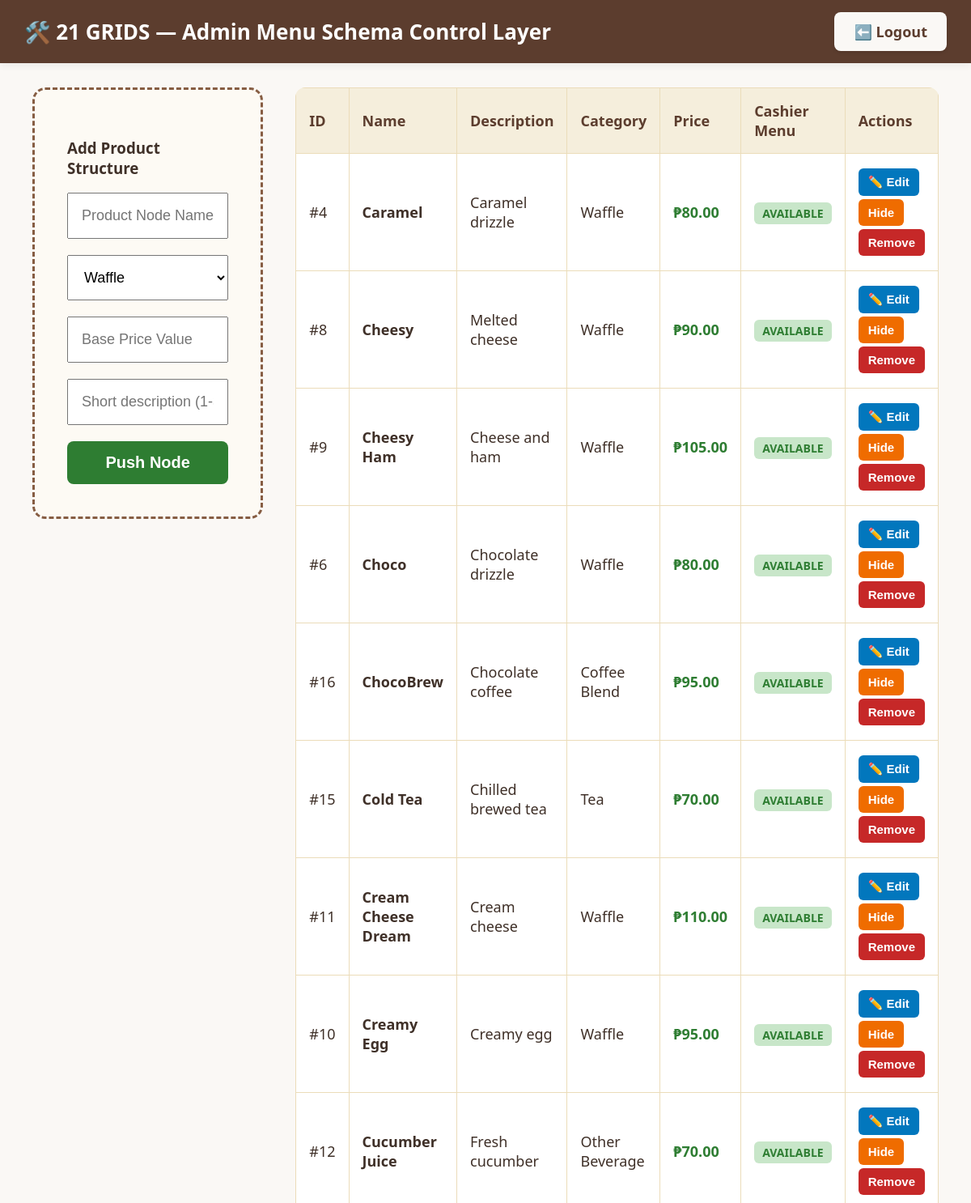
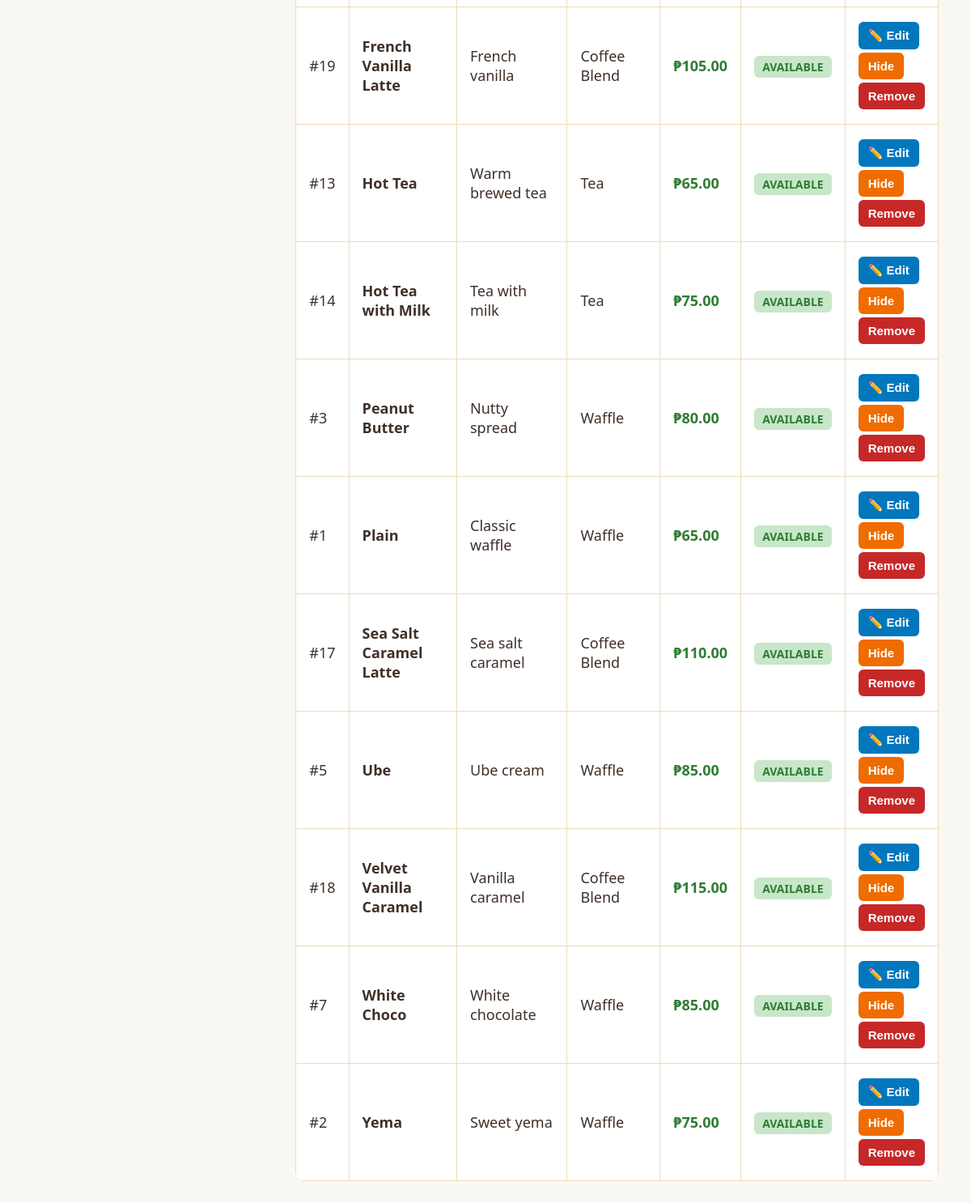
/admin.php (signed in), run on the app's committed database (2 pictures, top to bottom).
### tables this page shows
CREATE TABLE products (
    product_id INT AUTO_INCREMENT PRIMARY KEY,
    name VARCHAR(100) NOT NULL UNIQUE,
    category ENUM('Waffle','Tea','Coffee Blend','Other Beverage') NOT NULL,
    price DECIMAL(10,2) NOT NULL,
    description VARCHAR(100) NOT NULL DEFAULT '',
    is_available TINYINT(1) NOT NULL DEFAULT 1,
    created_at TIMESTAMP NOT NULL DEFAULT CURRENT_TIMESTAMP,
    CONSTRAINT chk_product_price CHECK (price > 0)
);

### includes/bootstrap.php (called while the page is built, shortened)
<?php
function e($value): string {
    return htmlspecialchars((string)$value, ENT_QUOTES, 'UTF-8');
}

### admin.php (the view, shortened to what this page needs)
<?php
require_once __DIR__ . '/includes/bootstrap.php';
$rows=$db->query('SELECT product_id,name,category,price,description,is_available FROM products ORDER BY name')->fetchAll();
?>
<!DOCTYPE html>
<html lang="en">
<head>
</head>
<body>
<div style="background:#5c3d2e;padding:15px 30px;margin:-40px -40px 30px -40px;display:flex;justify-content:space-between;align-items:center;box-shadow:0 4px 8px rgba(0,0,0,.05);">
<h2 style="color:white;margin:0;font-size:26px;">🛠️ 21 GRIDS — Admin Menu Schema Control Layer</h2><a href="logout.php" class="nav-link">⬅️ Logout</a>
</div>
<div class="admin-flex">
<div style="width:30%;background:#fdfaf4;padding:40px;border-radius:16px;border:3px dashed #865d43;">
<h3>Add Product Structure</h3>
<form method="POST"><input type="text" name="prod_name" required placeholder="Product Node Name"><select name="prod_category"><option value="Waffle">Waffle</option><option value="Tea">Tea</option><option value="Coffee Blend">Coffee Blend</option><option value="Other Beverage">Other Beverage</option></select><input type="number" step="0.01" min="0.01" name="prod_price" required placeholder="Base Price Value"><input type="text" name="prod_description" maxlength="100" placeholder="Short description (1-3 words)"><button type="submit" name="add_product" style="padding:15px;width:100%;background:#2e7d32;color:white;border:none;border-radius:8px;font-size:20px;font-weight:bold;cursor:pointer;">Push Node</button></form>
</div>
<table><thead><tr><th>ID</th><th>Name</th><th>Description</th><th>Category</th><th>Price</th><th>Cashier Menu</th><th>Actions</th></tr></thead><tbody>
<?php foreach($rows as $r): ?>
<tr style="<?=$r['is_available']?'':'background:#fafafa;color:#999;'?>"><td>#<?=$r['product_id']?></td><td><strong><?=e($r['name'])?></strong></td><td><?=e($r['description']??'')?></td><td><?=e($r['category'])?></td><td style="color:#2e7d32;font-weight:bold;">₱<?=number_format($r['price'],2)?></td><td><span class="badge <?=$r['is_available']?'badge-on':'badge-off'?>"><?=$r['is_available']?'AVAILABLE':'HIDDEN'?></span></td><td>
<button type="button" class="act act-edit" onclick='openEdit(<?=json_encode((int)$r['product_id'])?>,<?=json_encode($r['name'])?>,<?=json_encode((float)$r['price'])?>)'>✏️ Edit</button>
<form method="POST" style="display:inline;margin:0"><input type="hidden" name="toggle_id" value="<?=$r['product_id']?>"><button class="act <?=$r['is_available']?'act-hide':'act-show'?>" name="toggle_product"><?=$r['is_available']?'Hide':'Show'?></button></form>
<form method="POST" style="display:inline;margin:0" onsubmit="return confirm('Remove this product from the cashier menu?')"><input type="hidden" name="remove_id" value="<?=$r['product_id']?>"><button class="act act-del" name="remove_product">Remove</button></form>
</td></tr>
<?php endforeach; ?></tbody></table>
</div>
</body></html>

### admin.php (style rules this page uses)
body { font-family:'Segoe UI',sans-serif;background:#faf8f5;margin:40px;color:#3f3028 }
.nav-link { background:#faf8f5;color:#5c3d2e;text-decoration:none;padding:12px 24px;border-radius:8px;font-weight:bold;font-size:18px;box-shadow:0 2px 4px rgba(0,0,0,.1) }
.admin-flex { display:flex;gap:40px;align-items:flex-start }
table { flex:1;border-collapse:collapse;background:white;border-radius:12px;overflow:hidden }
th,td { border:1px solid #ebdcb9;padding:16px;text-align:left;font-size:18px }
th { background:#f5eedc;color:#5c3d2e }
input,select { padding:16px;margin-bottom:20px;width:100%;font-size:18px;box-sizing:border-box }
.act { display:inline-block;border:none;border-radius:6px;padding:8px 12px;font-size:15px;font-weight:bold;cursor:pointer;color:white;margin:2px 0 }
.act-edit { background:#0277bd }
.act-hide { background:#ef6c00 }
.act-del { background:#c62828 }
.badge { padding:4px 10px;border-radius:6px;font-size:14px;font-weight:bold }
.badge-on { background:#c8e6c9;color:#2e7d32 }

### data on the page
products: product_id "4", name "Caramel", description "Caramel drizzle", category "Waffle", price "80.00", is_available "AVAILABLE"
products: product_id "8", name "Cheesy", description "Melted cheese", category "Waffle", price "90.00", is_available "AVAILABLE"
products: product_id "9", name "Cheesy Ham", description "Cheese and ham", category "Waffle", price "105.00", is_available "AVAILABLE"
products: product_id "6", name "Choco", description "Chocolate drizzle", category "Waffle", price "80.00", is_available "AVAILABLE"
products: product_id "16", name "ChocoBrew", description "Chocolate coffee", category "Coffee Blend", price "95.00", is_available "AVAILABLE"
products: product_id "15", name "Cold Tea", description "Chilled brewed tea", category "Tea", price "70.00", is_available "AVAILABLE"
products: product_id "11", name "Cream Cheese Dream", description "Cream cheese", category "Waffle", price "110.00", is_available "AVAILABLE"
products: product_id "10", name "Creamy Egg", description "Creamy egg", category "Waffle", price "95.00", is_available "AVAILABLE"
products: product_id "12", name "Cucumber Juice", description "Fresh cucumber", category "Other Beverage", price "70.00", is_available "AVAILABLE"
products: product_id "19", name "French Vanilla Latte", description "French vanilla", category "Coffee Blend", price "105.00", is_available "AVAILABLE"
products: product_id "13", name "Hot Tea", description "Warm brewed tea", category "Tea", price "65.00", is_available "AVAILABLE"
products: product_id "14", name "Hot Tea with Milk", description "Tea with milk", category "Tea", price "75.00", is_available "AVAILABLE"
products: product_id "3", name "Peanut Butter", description "Nutty spread", category "Waffle", price "80.00", is_available "AVAILABLE"
products: product_id "1", name "Plain", description "Classic waffle", category "Waffle", price "65.00", is_available "AVAILABLE"
products: product_id "17", name "Sea Salt Caramel Latte", description "Sea salt caramel", category "Coffee Blend", price "110.00", is_available "AVAILABLE"
products: product_id "5", name "Ube", description "Ube cream", category "Waffle", price "85.00", is_available "AVAILABLE"
products: product_id "18", name "Velvet Vanilla Caramel", description "Vanilla caramel", category "Coffee Blend", price "115.00", is_available "AVAILABLE"
products: product_id "7", name "White Choco", description "White chocolate", category "Waffle", price "85.00", is_available "AVAILABLE"
products: product_id "2", name "Yema", description "Sweet yema", category "Waffle", price "75.00", is_available "AVAILABLE"
